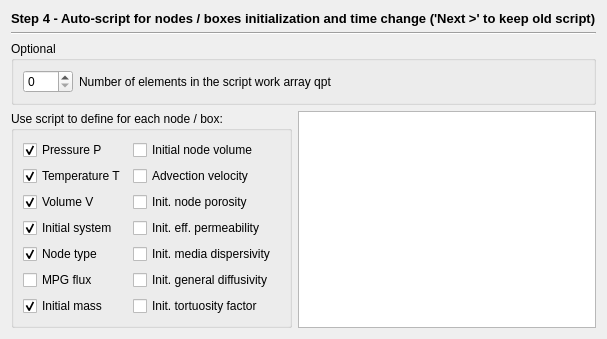
     <widget class="QWidget" name="page_7">
      <layout class="QGridLayout" name="gridLayout_11">
       <item row="0" column="0" colspan="2">
        <widget class="QLabel" name="label_5">
         <property name="sizePolicy">
          <sizepolicy hsizetype="Preferred" vsizetype="Fixed">
           <horstretch>0</horstretch>
           <verstretch>0</verstretch>
          </sizepolicy>
         </property>
         <property name="font">
          <font>
           <pointsize>10</pointsize>
           <weight>75</weight>
           <bold>true</bold>
          </font>
         </property>
         <property name="text">
          <string>Step 4 - Auto-script for nodes / boxes initialization and time change ('Next &gt;' to keep old script)</string>
         </property>
        </widget>
       </item>
       <item row="1" column="0" colspan="2">
        <widget class="Line" name="line_5">
         <property name="orientation">
          <enum>Qt::Horizontal</enum>
         </property>
        </widget>
       </item>
       <item row="2" column="0" colspan="2">
        <widget class="QGroupBox" name="groupBox_8">
         <property name="title">
          <string>Optional</string>
         </property>
         <layout class="QGridLayout" name="gridLayout_4">
          <item row="0" column="0">
           <widget class="QSpinBox" name="pqpt">
            <property name="sizePolicy">
             <sizepolicy hsizetype="Fixed" vsizetype="Fixed">
              <horstretch>0</horstretch>
              <verstretch>0</verstretch>
             </sizepolicy>
            </property>
            <property name="minimumSize">
             <size>
              <width>50</width>
              <height>0</height>
             </size>
            </property>
            <property name="minimum">
             <number>0</number>
            </property>
            <property name="maximum">
             <number>40</number>
            </property>
           </widget>
          </item>
          <item row="0" column="1">
           <widget class="QLabel" name="TextLabel1_2_2_2_2_2_3_4">
            <property name="text">
             <string>Number of elements in the script work array qpt</string>
            </property>
            <property name="alignment">
             <set>Qt::AlignVCenter</set>
            </property>
            <property name="wordWrap">
             <bool>true</bool>
            </property>
           </widget>
          </item>
         </layout>
        </widget>
       </item>
       <item row="3" column="0">
        <widget class="QGroupBox" name="gbScript1">
         <property name="title">
          <string>Use script to define for each node / box:</string>
         </property>
         <layout class="QGridLayout" name="gridLayout_10">
          <item row="0" column="0">
           <widget class="QCheckBox" name="chP">
            <property name="text">
             <string>Pressure P</string>
            </property>
            <property name="checked">
             <bool>true</bool>
            </property>
           </widget>
          </item>
          <item row="0" column="1">
           <widget class="QCheckBox" name="chHydP0">
            <property name="text">
             <string>Initial node volume </string>
            </property>
           </widget>
          </item>
          <item row="1" column="0">
           <widget class="QCheckBox" name="chT">
            <property name="text">
             <string>Temperature T</string>
            </property>
            <property name="checked">
             <bool>true</bool>
            </property>
           </widget>
          </item>
          <item row="1" column="1">
           <widget class="QCheckBox" name="chHydP1">
            <property name="text">
             <string>Advection velocity</string>
            </property>
           </widget>
          </item>
          <item row="2" column="0">
           <widget class="QCheckBox" name="chV">
            <property name="text">
             <string>Volume V</string>
            </property>
            <property name="checked">
             <bool>true</bool>
            </property>
           </widget>
          </item>
          <item row="2" column="1">
           <widget class="QCheckBox" name="chHydP2">
            <property name="text">
             <string>Init. node porosity</string>
            </property>
           </widget>
          </item>
          <item row="3" column="0">
           <widget class="QCheckBox" name="chDiCp0">
            <property name="text">
             <string>Initial system</string>
            </property>
            <property name="checked">
             <bool>true</bool>
            </property>
           </widget>
          </item>
          <item row="4" column="0">
           <widget class="QCheckBox" name="chDiCp1">
            <property name="text">
             <string>Node type</string>
            </property>
            <property name="checked">
             <bool>true</bool>
            </property>
           </widget>
          </item>
          <item row="4" column="1">
           <widget class="QCheckBox" name="chHydP4">
            <property name="text">
             <string>Init. media dispersivity </string>
            </property>
           </widget>
          </item>
          <item row="5" column="0">
           <widget class="QCheckBox" name="chFlux">
            <property name="text">
             <string>MPG flux</string>
            </property>
           </widget>
          </item>
          <item row="5" column="1">
           <widget class="QCheckBox" name="chHydP5">
            <property name="text">
             <string>Init. general diffusivity</string>
            </property>
           </widget>
          </item>
          <item row="6" column="1">
           <widget class="QCheckBox" name="chHydP6">
            <property name="text">
             <string>Init. tortuosity factor</string>
            </property>
           </widget>
          </item>
          <item row="6" column="0">
           <widget class="QCheckBox" name="chRMass">
            <property name="text">
             <string>Initial mass </string>
            </property>
            <property name="checked">
             <bool>true</bool>
            </property>
           </widget>
          </item>
          <item row="3" column="1">
           <widget class="QCheckBox" name="chHydP3">
            <property name="text">
             <string>Init. eff. permeability</string>
            </property>
           </widget>
          </item>
         </layout>
        </widget>
       </item>
       <item row="3" column="1">
        <widget class="QTextEdit" name="pScript_t">
         <property name="readOnly">
          <bool>true</bool>
         </property>
        </widget>
       </item>
      </layout>
     </widget>
